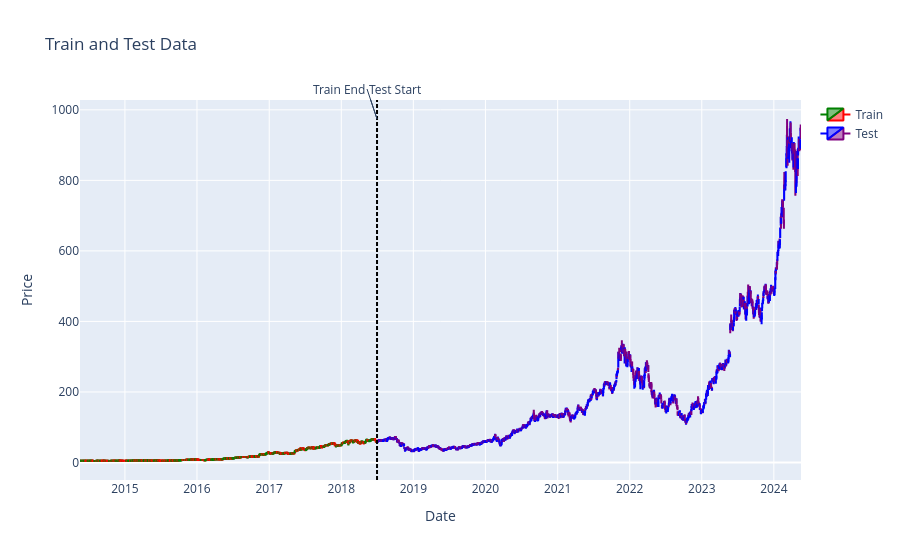

The cell this chart's notebook holds for it:
### Markdown cell above
## Test and Training Plot NVDA

### Code cell
plot_train_test(train, test, DATE_SPLIT)

### Figure 1 — Plotly figure (JSON) as saved in the notebook; plotly's stock layout.template omitted (floating-point values rounded to 4 significant figures; data arrays with more than 128 entries replaced by an {"elided": "..."} marker saying what was removed)
{"data": [{"close": {"elided": "1038 float values"}, "decreasing": {"line": {"color": "red"}}, "high": {"elided": "1038 float values"}, "increasing": {"line": {"color": "green"}}, "low": {"elided": "1038 float values"}, "name": "Train", "open": {"elided": "1038 float values"}, "type": "candlestick", "x": {"elided": "1038 str values"}}, {"close": {"elided": "1480 float values"}, "decreasing": {"line": {"color": "purple"}}, "high": {"elided": "1480 float values"}, "increasing": {"line": {"color": "blue"}}, "low": {"elided": "1480 float values"}, "name": "Test", "open": {"elided": "1480 float values"}, "type": "candlestick", "x": {"elided": "1480 str values"}}], "layout": {"annotations": [{"showarrow": true, "text": "Test Start", "x": "2018-07-01", "xanchor": "left", "xref": "x", "y": 0.95, "yref": "paper"}, {"showarrow": true, "text": "Train End", "x": "2018-07-01", "xanchor": "right", "xref": "x", "y": 0.95, "yref": "paper"}], "shapes": [{"line": {"color": "black", "dash": "dot", "width": 2}, "x0": "2018-07-01", "x1": "2018-07-01", "xref": "x", "y0": 0, "y1": 1, "yref": "paper"}], "title": {"text": "Train and Test Data"}, "xaxis": {"rangeslider": {"visible": false}, "title": {"text": "Date"}}, "yaxis": {"title": {"text": "Price"}}}}
